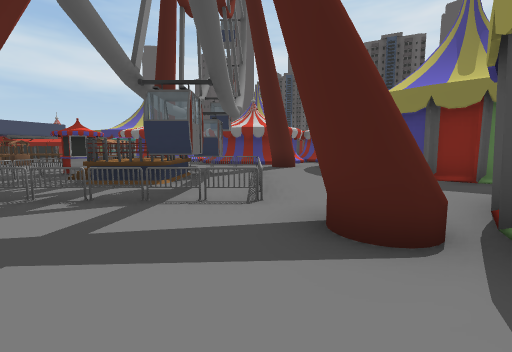
view 1 (above)

20 first-person views from a walk through a Unity game level. The camera is 1.5 m above the floor, tilts 6° down and sees 90° across. The floor is counted in squares, 2 m on a side. Each view is taken from the middle of a square. On the plan, view 1 faces up. The plan holds only what a view shows up to about 9 squares ahead; the rest is blank. The place goes on beyond the plan. The player character is not drawn.

view 2
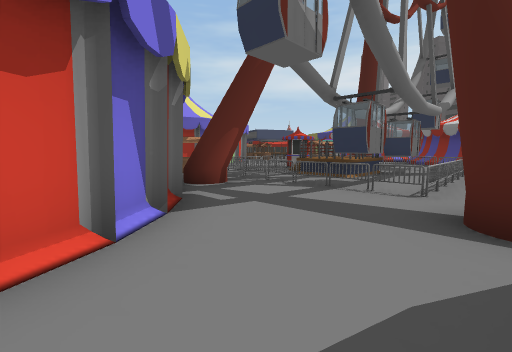

view 3
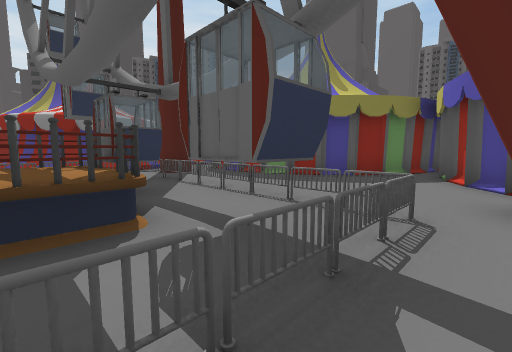

view 4
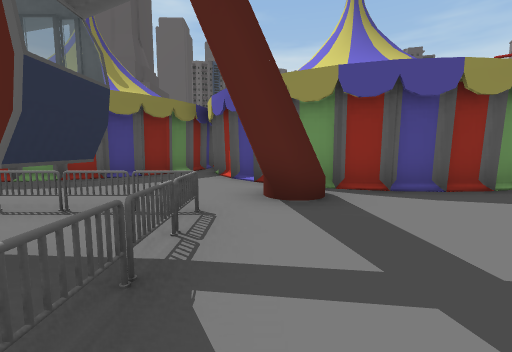

view 5
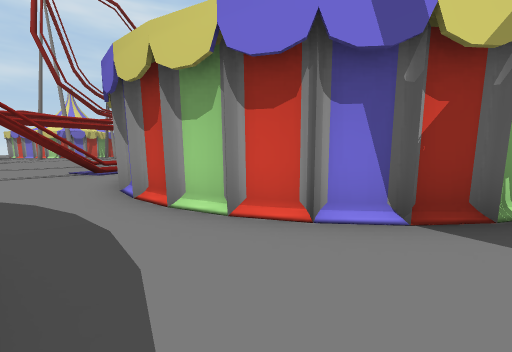

view 6
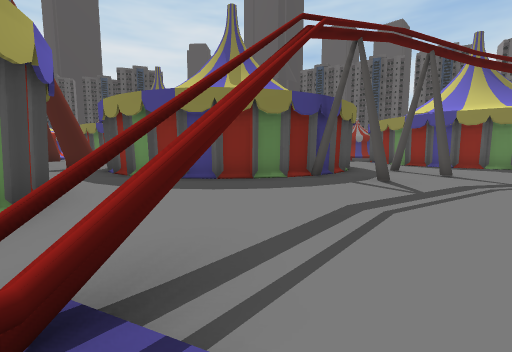

view 7
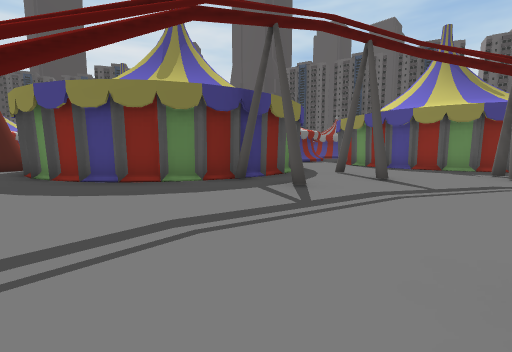

view 8
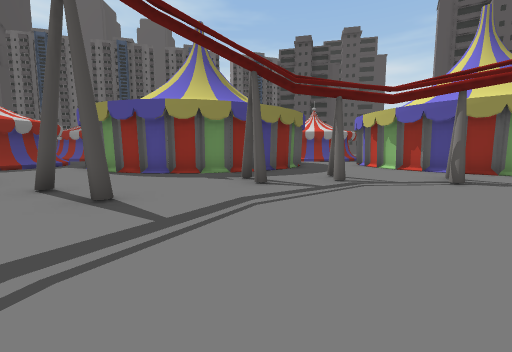

view 9
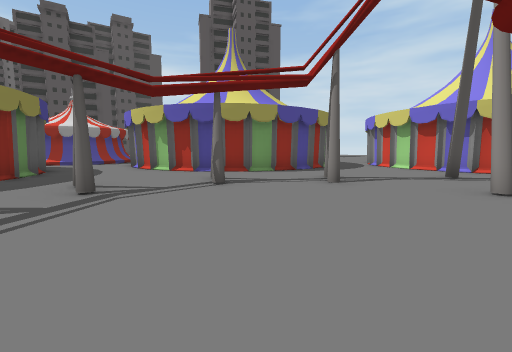

view 10
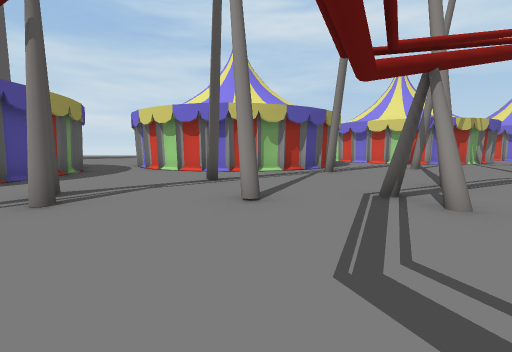

view 11
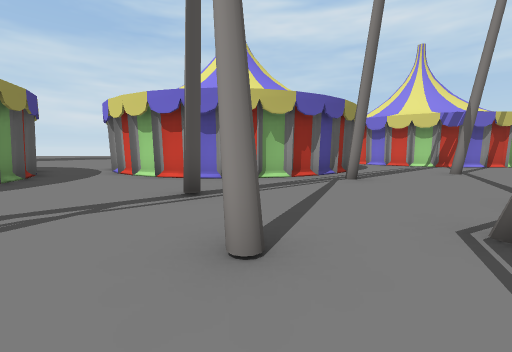

view 12
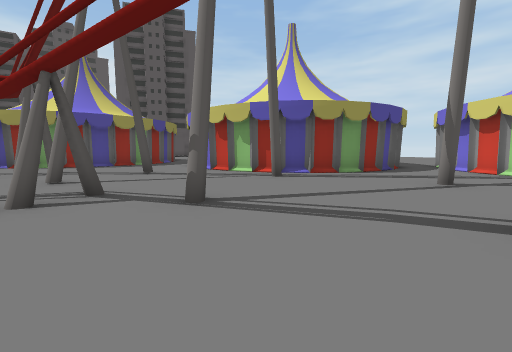

view 13
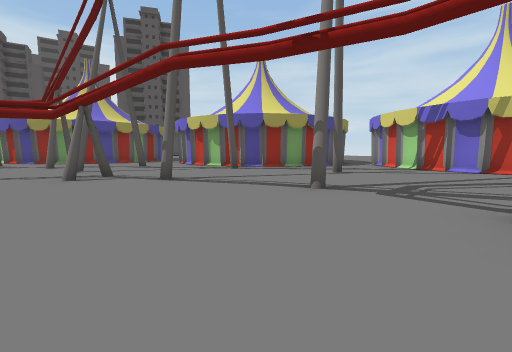

view 14
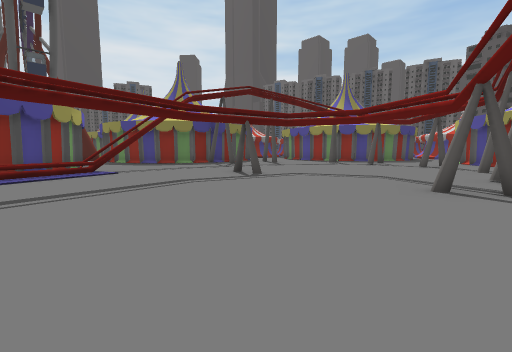

view 15
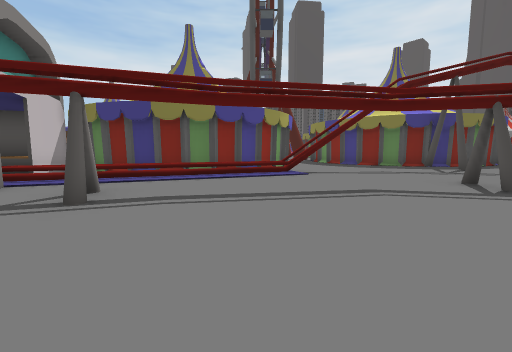

view 16
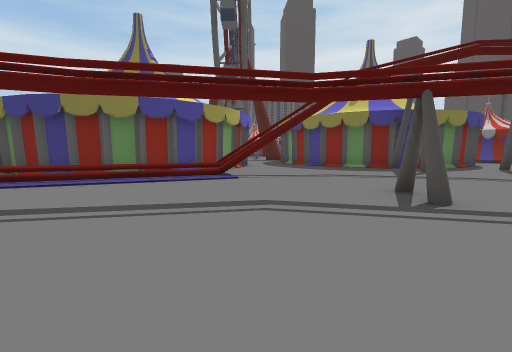

view 17
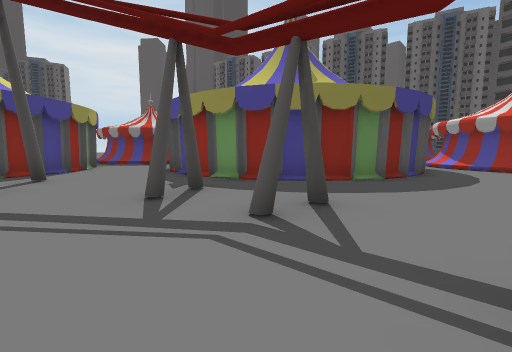

view 18
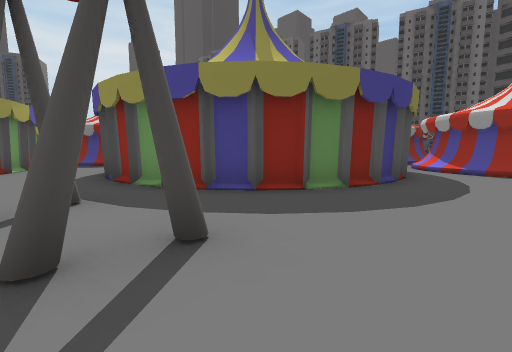

view 19
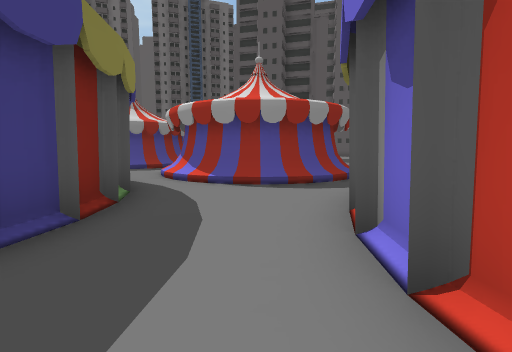

view 20
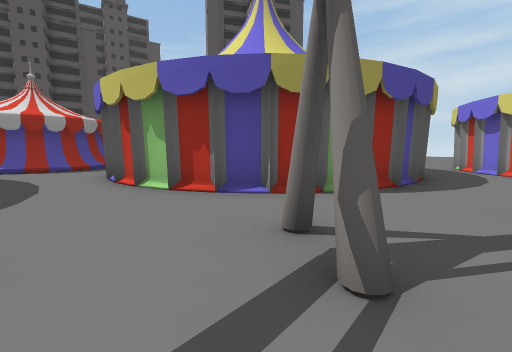

### Floor plan
Key: @ floor where view 1 was taken; # wall or solid block; x gap in a wall; . floor; / step, stairs or slope; = window, fence, low wall or low ledge; O other object.
Columns run from 5 left of view 1 to 22 right of it. Each row starts with its distance up from view 1.
  9   OOOO .#
  8 ####OO..##
  7    #OO.. #
  6  ###.O...###
  5  .#OOO....####
  4 OOOOOO...##
  3  x....####
  2  #....##
  1  ##....#
  0   ##.@.#
 -1    ##..#
 -2     #..#       #..
 -3     #..##     ##..
 -4     #...###  ##...
 -5    ##.....####....#
 -6    #..........#..##
 -7  #####....#......#
 -8 ##===........#...#
 -9 ===..............##
-10 ...............#..##
-11 ........#..........##  ## ..
-12 ................#...####..##
-13 .........................##
-14  ........................##
-15 ...............#...####..##
-16 .......#.........###    ./##
-17 ........#.#..#..##
-18  .....#.........#
-19  ..#.......#....#
-20 ................#
-21 ........#.......#
-22 .........#####..##
-23 ....#...##   ##..#
-24 .......##     ##..
-25 .......#       #
-26 ####..##
-27    ##
-28     #

Where each view was taken, in squares from view 1:
view 1: 0 up, 0 right, facing up
view 2: 1 down, 1 right, facing up-left
view 3: 3 up, 3 left, facing up-right
view 4: 3 up, 3 left, facing right
view 5: 1 up, 1 right, facing down-left
view 6: 9 down, 1 left, facing up-right
view 7: 10 down, 1 right, facing up-right
view 8: 10 down, 4 right, facing right
view 9: 11 down, 5 right, facing down-right
view 10: 13 down, 5 right, facing down
view 11: 15 down, 5 right, facing down
view 12: 16 down, 2 left, facing down-right
view 13: 15 down, 5 left, facing down-right
view 14: 17 down, 3 left, facing up-right
view 15: 16 down, 2 left, facing up
view 16: 15 down, 0 right, facing up
view 17: 14 down, 8 right, facing up-right
view 18: 14 down, 10 right, facing up-right
view 19: 14 down, 14 right, facing right
view 20: 13 down, 9 right, facing down-right
